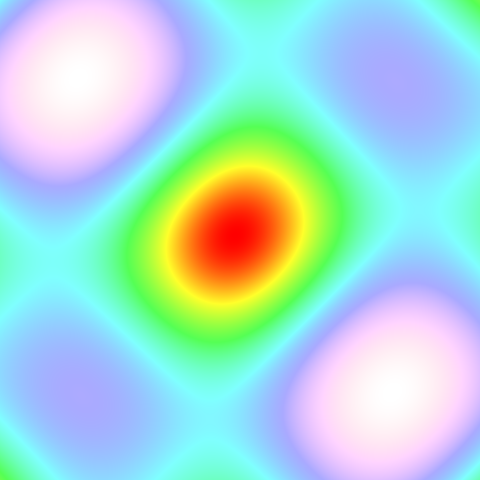
Frame 1 (no input)
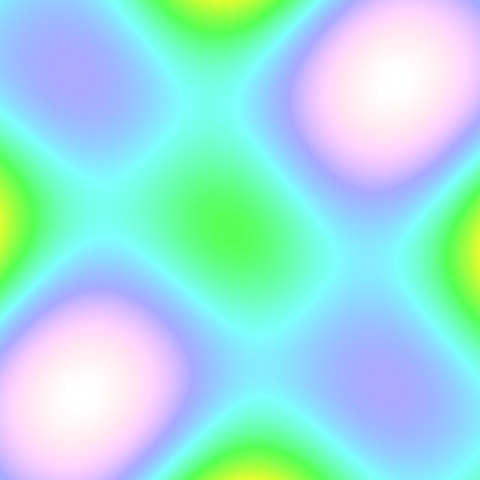
Frame 60 (the mouse pressed at the canvas centre just before this capture)
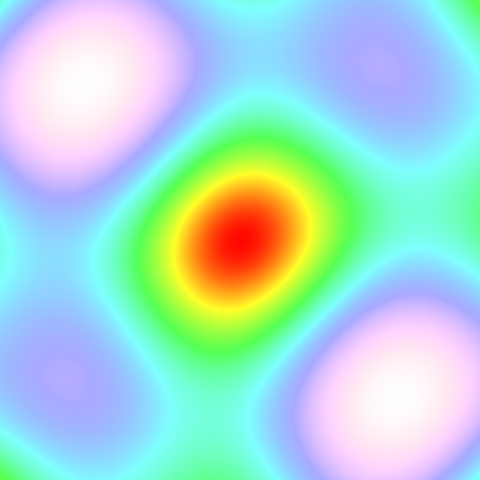
Frame 120 (the mouse held since frame 60 and released just before this capture)

The Processing sketch that drew these frames (run headless with seeded random() and noise(); from frame 60 on, the mouse is pressed at the canvas centre):

// Processing sketch: processing_146376
// ── processing_146376.pde

void setup() {
  size(480, 480);
  colorMode(HSB);
  loadPixels();
}

void draw() {
  for (int xPix = 0;  xPix < width;  xPix++)
  {
    float x = xPix*0.02;
    float s1 = sin(x);

    for (int yPix = 0;  yPix < height;  yPix++)
    {
      float y = yPix*0.02;
      float s2 = sin(y);
      float s3 = sin((x+y + frameCount*0.1) / 2);

      float s = (s1 + s2 + s3) / 3;

      float c = s * 128 + 128;
      pixels[xPix+yPix*width] = color(c, 255-c, 255);
    }
  }   
  updatePixels();
}
